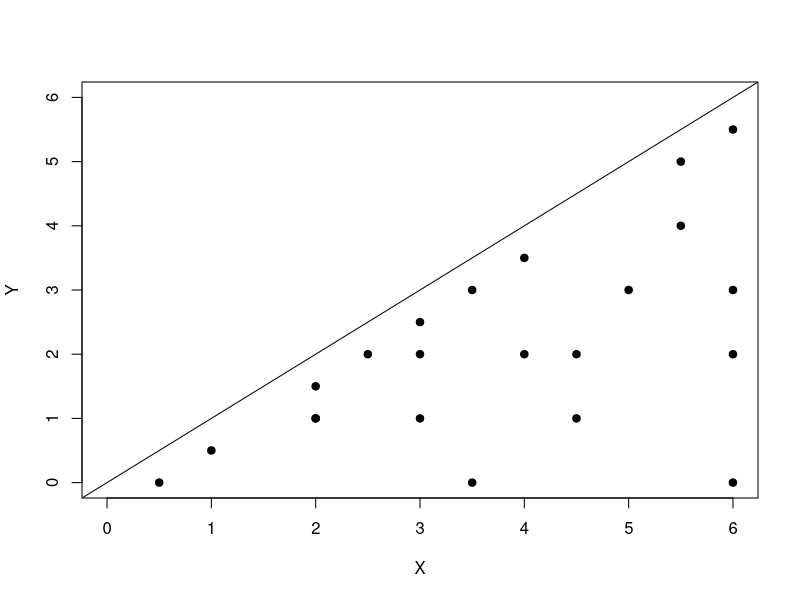
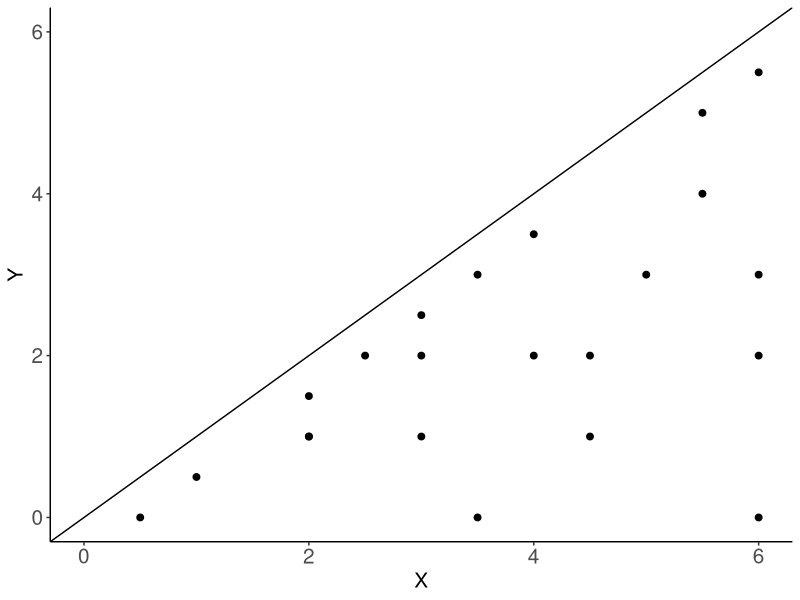

Source code (R) for these figures, in order: (Note: this script raises an error after producing the figures.)
rm(list=ls())
#Figure 8.1
X<-c(0.5,1,2,2,2,2.5,3,3,3,3.5,3.5,4,4,4.5,4.5,5,5.5,5.5,6,6,6,6)
Y<-c(0,.5,1.5,1,1,2,1,2,2.5,3,0,2,3.5,2,1,3,5,4,3,2,5.5,0)
reg<-glm(Y~X)
plot(X,Y, pch=19, ylim=c(0,6), xlim=c(0,6))
segments(x0=-1,y0=-1,x1=7,y1=7)

dat <- data.frame(X,Y)
library(tidyverse)
ggplot(dat,aes(x=X,y=Y)) + geom_point(size=2) + theme_classic() + geom_abline(slope=1,intercept=0) +
  scale_x_continuous(limits=c(0,6),breaks=seq(0,6,2)) + scale_y_continuous(limits=c(0,6),breaks=seq(0,6,2)) +
  theme(axis.title = element_text(size = 15),
        axis.text = element_text(size = 15)) 


##########################################
##   SCHNEIDER AND MAKSZIN (2014)       ##
##########################################

#Data

rm(list=ls())
data("SchneiderAndMakszin06")
y05<-SchneiderAndMakszin06$fde
wcoord05<-SchneiderAndMakszin06$wcoord
govint05<-SchneiderAndMakszin06$govint
union.density05<-SchneiderAndMakszin06$ud
epl05<-SchneiderAndMakszin06$epl
socexp05<-SchneiderAndMakszin06$socexp
vocational205<-SchneiderAndMakszin06$vet_un
vocational305<-SchneiderAndMakszin06$vet_isced3
lmexp05<-SchneiderAndMakszin06$lmexp
turnout_reg05<-SchneiderAndMakszin06$vt_reg
turnout_age05<-SchneiderAndMakszin06$vt_vap
year05<-SchneiderAndMakszin06$year
eduexp05<-SchneiderAndMakszin06$eduexp
country05<-SchneiderAndMakszin06$country


###########################################
#   Cases as intersection of Variables:   #
###########################################
X<-cbind(lmexp05,socexp05)
Z<-scale(X)
rownames(Z)<-country05
colnames(Z)<-c("lmexp05","socexp05")

svdZ <- svd(Z)
U <- svdZ$u
V <- svdZ$v
S <- diag(svdZ$d)

dimnames <- paste("Dim", 1:2, sep="")
rownames(U) <- country05
colnames(U) <- dimnames
rownames(V) <- colnames(Z)
colnames(V) <- dimnames
rownames(S) <- colnames(S) <- dimnames

# Compute US = U %*% S
US <- U %*% S

# Table 8.2a-b:
round(US, digits=4)
round(V, digits = 4)
round(Z, digits=4)

#FOR IN-TEXT ONLY
# Let's consider Austria, which is the country
#  listed first in our dataset. Here is the
#  data (in Z-score form):
Z[1,]

# The first component will be Z[1,"tran"] * the "tran" row in V:
(comp1 <- Z[1,1] * V[1,])
(comp2 <- Z[1,2] * V[2,])
Z1V<-comp1+comp2


#Table 8.3
t1.m4<-lm(y05~union.density05+epl05+lmexp05+socexp05+wcoord05+govint05+turnout_age05)
summary(t1.m4)





#Table 8.4
cons<-rep(1,30)
X<-cbind(cons,union.density05,epl05,lmexp05,socexp05,wcoord05,govint05,turnout_age05)
y<-y05
b<-solve(t(X)%*%X)%*%t(X)%*%y #Matrix Solution for Coefficients
yhat = X%*%b
r = y-yhat
resid_sqrd = r*r
mse = (t(r)%*%r)/(dim(X)[1] - dim(X)[2])
mse = as.numeric(mse)
variance = mse*diag(solve(t(X)%*%X))
round(variance, 8)
se = sqrt(variance)
pvalue = summary(t1.m4)$coefficients[,4]

mse_j = resid_sqrd/(dim(X)[1] - dim(X)[2])
mse_j = round(mse_j,8)

var = matrix(0, 30, 8)
denom = dim(var)[1]-dim(var)[2]
for (i in 1:dim(var)[1]) {
  var[i,] = (resid_sqrd[i]/denom)*diag(solve(t(X)%*%X))
}
var=as.data.frame(var)
names(var)=c("Intercept","Union Density","EPL","LMExp","SocExp", "Wage Coord", "Gov Int", "Turnout")
var_j <- round(var,8) #variance by case

b.cases.sm<-solve(t(X)%*%X)%*%t(X)%*%diag(y) #Individual observations' contribution to overall coefficients

wftype1<-rep(0,30) 
wftype1[which(SchneiderAndMakszin06$p1_y>.5)]<-1 #Membership in first configuration identified by Schneider and Makszin
wftype2<-rep(0,30)
wftype2[which(SchneiderAndMakszin06$p2_y>.5)]<-1 #Membership in second configuration identified by Schneider and Makszin
wftype3<-rep(0,30)
wftype3[which(SchneiderAndMakszin06$p3_y>.5)]<-1 #Membership in third configuration identified by Schneider and Makszin

ref<-wftype1+wftype2+wftype3
wftype.in<-rep(0,30)
wftype.in[which(ref==0)]<-1 #Countries/cases that are more in than out of any of the three protective/supportive

wftn_coef<-t(aggregate(t(b.cases.sm),by=list(wftype.in),FUN=sum))[-1,] #Intensities/contributions by protective/supportive vs. non-protective/non-supportive
wftn_var<-t(aggregate(var_j,by=list(wftype.in),FUN=sum))[-1,] #Contributions to MSE by protective/supportive vs. non-protective/non-supportive

wftn_coef
wftn_coef <- cbind(wftn_coef,sqrt(wftn_var))
colnames(wftn_coef) <- rep(c("Supportive and Protective","Non-Supportive and Non-Protective"),2)
rownames(wftn_coef) <- c("Intercept","Union Density","EPL","Labor Expenditures as % of GDP","Social Expenditures as % of GDP","Wage Coordination","Govt Intervention in Wage Coord","Electoral Turnout")

wftn_coef <- data.frame(wftn_coef)
wftn_coef <- mutate(wftn_coef,item=rownames(wftn_coef))


wftn_coef2 <- data.frame(item=rep(wftn_coef$item,2),coef=c(wftn_coef$Supportive.and.Protective,wftn_coef$Non.Supportive.and.Non.Protective),
                         se=c(wftn_coef$Supportive.and.Protective.1,wftn_coef$Non.Supportive.and.Non.Protective.1),
                         group=rep(c("Supportive and Protective","Non-Supportive and Non-Protective"),each=8))
wftn_coef2 # Entries in Table 8.4

wftn_coef2$item <- factor(wftn_coef2$item,levels=rev(c("Union Density","EPL","Labor Expenditures as % of GDP","Social Expenditures as % of GDP","Wage Coordination","Govt Intervention in Wage Coord","Electoral Turnout","Intercept")))
require(ggrepel)

wftn_coef2 <- mutate(wftn_coef2,yaxs=(c(0,.98,.84,.7,.56,.42,.28,.14,.04,1.02,.88,.74,.6,.46,.32,.18)))
p1 <- ggplot(wftn_coef2,aes(x=coef,xmin=coef-1.96*se,xmax=coef+1.96*se,y=yaxs,color=group,shape=group,label=round(coef,2))) + 
  geom_pointrange(size=1.3) +
  theme_bw() +
  theme(legend.position="bottom",
        axis.title = element_text(size = 15),
        axis.text = element_text(size = 15),
        title = element_text(size = 15),
        legend.text= element_text(size=15)) + labs(color="",shape="",y="",x="Contributions to Regression Coefficients") +
  scale_color_manual(values=c("black","grey50")) +
  geom_text(vjust=-.7,
            hjust=c(0,0,0,0,1.2,0,0,1.2,0,0,0,0,0,0,0,0),size=5) +
  scale_y_continuous(breaks=c(.02,.16,.3,.44,.58,.72,.86,1),labels=c(rev(c("Union Density","EPL","Labor Expenditures as % of GDP","Social Expenditures as % of GDP","Wage Coordination","Govt Intervention in Wage Coord","Electoral Turnout","Intercept"))))
p1 #8.2


wftn_var
sqrt(wftn_var)




#############################
#   RAGIN AND FISS (2017)   #
#############################
rm(list=ls())
data("RaginData")
incrat<-RaginData[,1]
pinc<-RaginData[,2]
ped<-RaginData[,3]
resp_ed<-RaginData[,4]
afqt<-RaginData[,5]
kids<-RaginData[,6]
married<-RaginData[,7]
black<-RaginData[,8]
male<-RaginData[,9]
povd<-RaginData[,10]


#Table 8.5
#Create Table 4
m1<-glm(povd~afqt+pinc+ped+resp_ed+married+kids, family="binomial", data=subset(RaginData, black==0 & male==1))
m2<-glm(povd~afqt+pinc+ped+resp_ed+married+kids, family="binomial", data=subset(RaginData, black==0 & male==0))
m3<-glm(povd~afqt+pinc+ped+resp_ed+married+kids, family="binomial", data=subset(RaginData, black==1 & male==1))
m4<-glm(povd~afqt+pinc+ped+resp_ed+married+kids, family="binomial", data=subset(RaginData, black==1 & male==0))
m5<-glm(povd~afqt+pinc+ped+resp_ed+married+kids, family="binomial",data=RaginData)
summary(m1)
summary(m2)
summary(m3)
summary(m4)
summary(m5) # Table 8.5

##require(sjPlot)
#tab_model(m1, m2, m3, m4, m5, show.se=TRUE, show.ci=FALSE, transform = NULL, auto.label = FALSE, digits = 3)

#Table 8.6
povdM1<-glm(povd~afqt+pinc+ped+resp_ed+married+kids, family="binomial",data=RaginData)
X<-cbind(afqt,pinc,ped,resp_ed,married,kids)
cons<-rep(1,nrow(X))
X<-cbind(cons,X)
phat<-povdM1$fitted.values
W<-diag((phat*(1-phat)))
y<-povd
X<- as.matrix(X)
b <- as.numeric(povdM1$coefficients)
W <- as.matrix(W)
y<- as.matrix(y)
phat<- as.numeric(as.vector(phat))
Z<-as.numeric(X%*%b+solve(W)%*%(y-phat))
b.cases.rf<-solve(t(X)%*%X)%*%t(X)%*%diag(povdM1$linear.predictors)

r = povdM1$residuals
resid_sqrd = r*r
mse = (t(r)%*%r)/(dim(X)[1] - dim(X)[2])
mse = as.numeric(mse)
variance = mse*diag(solve(t(X)%*%X))
round(variance, 8)
se = sqrt(variance)
pvalue = summary(povdM1)$coefficients[,4]

mse_j = resid_sqrd/(dim(X)[1] - dim(X)[2])
mse_j = round(mse_j,8)

var = matrix(0, 4185, 7)
denom = dim(var)[1]-dim(var)[2]
for (i in 1:dim(var)[1]) {
  var[i,] = (resid_sqrd[i]/denom)*diag(solve(t(X)%*%X))
}
#var=as.data.frame(var)
##names(var)=c("Intercept","Union Density","EPL","LMExp","SocExp", "Wage Coord", "Gov Int", "Turnout")
#var_j <- round(var,8) #variance by case

inpov<-rep(0,4185)
inpov[which(RaginData$povd==1)]<-1

inpov_coef<-t(aggregate(t(b.cases.rf),by=list(inpov),FUN=sum))[-1,] #subset contributions by values on the outcome
inpov_coef # Table 8.6

#Table 8.7
binpov<-rep(0,4185)
binpov[which(RaginData$povd==1 & RaginData$black==1)]<-1
winpov<-rep(0,4185)
winpov[which(RaginData$povd==1 & RaginData$black==0)]<-1
boutpov<-rep(0,4185)
boutpov[which(RaginData$povd==0 & RaginData$black==1)]<-1
woutpov<-rep(0,4185)
woutpov[which(RaginData$povd==0 & RaginData$black==0)]<-1

binpov_coef<-t(aggregate(t(b.cases.rf),by=list(binpov),FUN=sum))[-1,]
winpov_coef<-t(aggregate(t(b.cases.rf),by=list(winpov),FUN=sum))[-1,]
boutpov_coef<-t(aggregate(t(b.cases.rf),by=list(boutpov),FUN=sum))[-1,]
woutpov_coef<-t(aggregate(t(b.cases.rf),by=list(woutpov),FUN=sum))[-1,]

binpov.b<-binpov_coef[,2]
winpov.b<-winpov_coef[,2]
boutpov.b<-boutpov_coef[,2]
woutpov.b<-woutpov_coef[,2]

winpov.b
binpov.b
woutpov.b
boutpov.b

